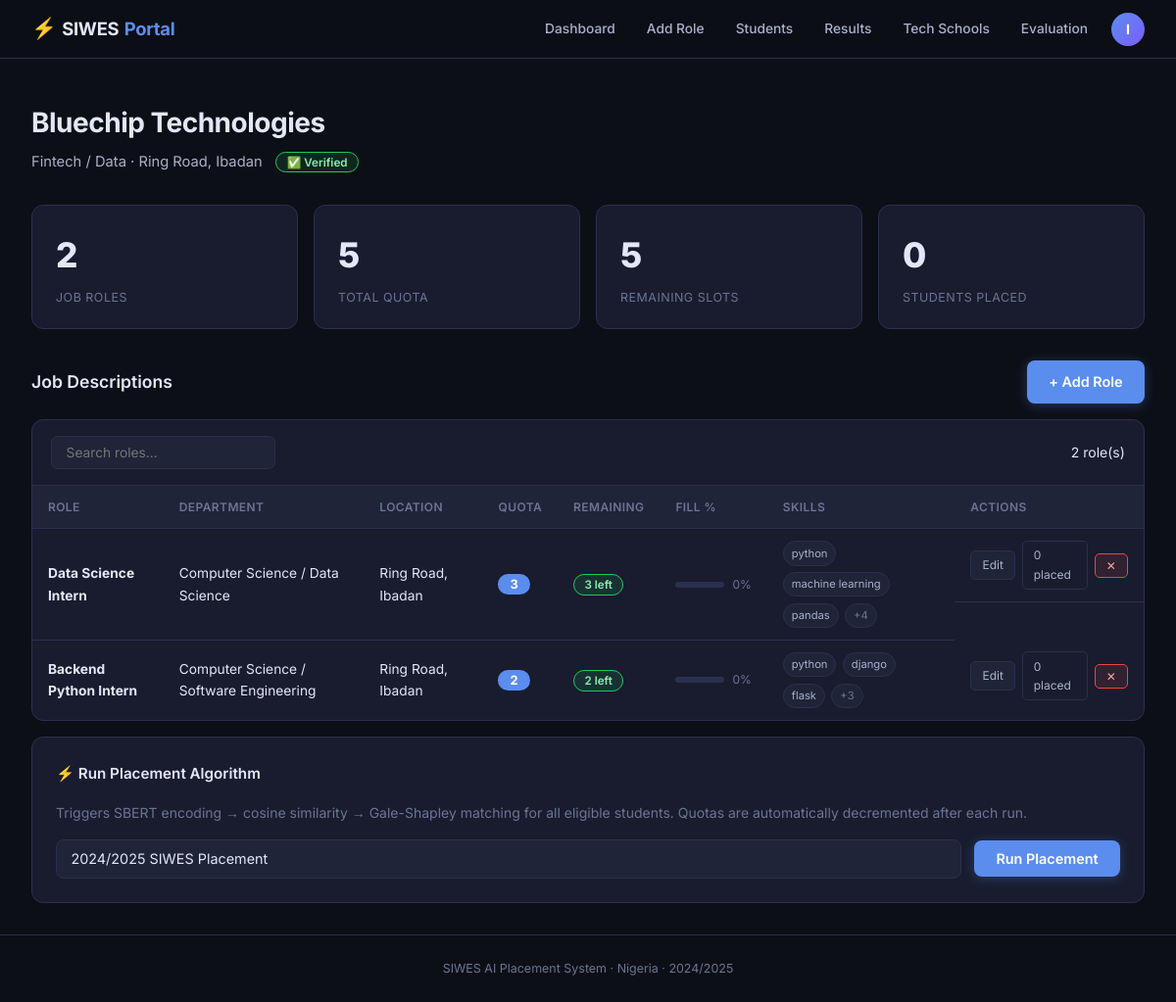
The app's page /admin/dashboard (signed in), older data.
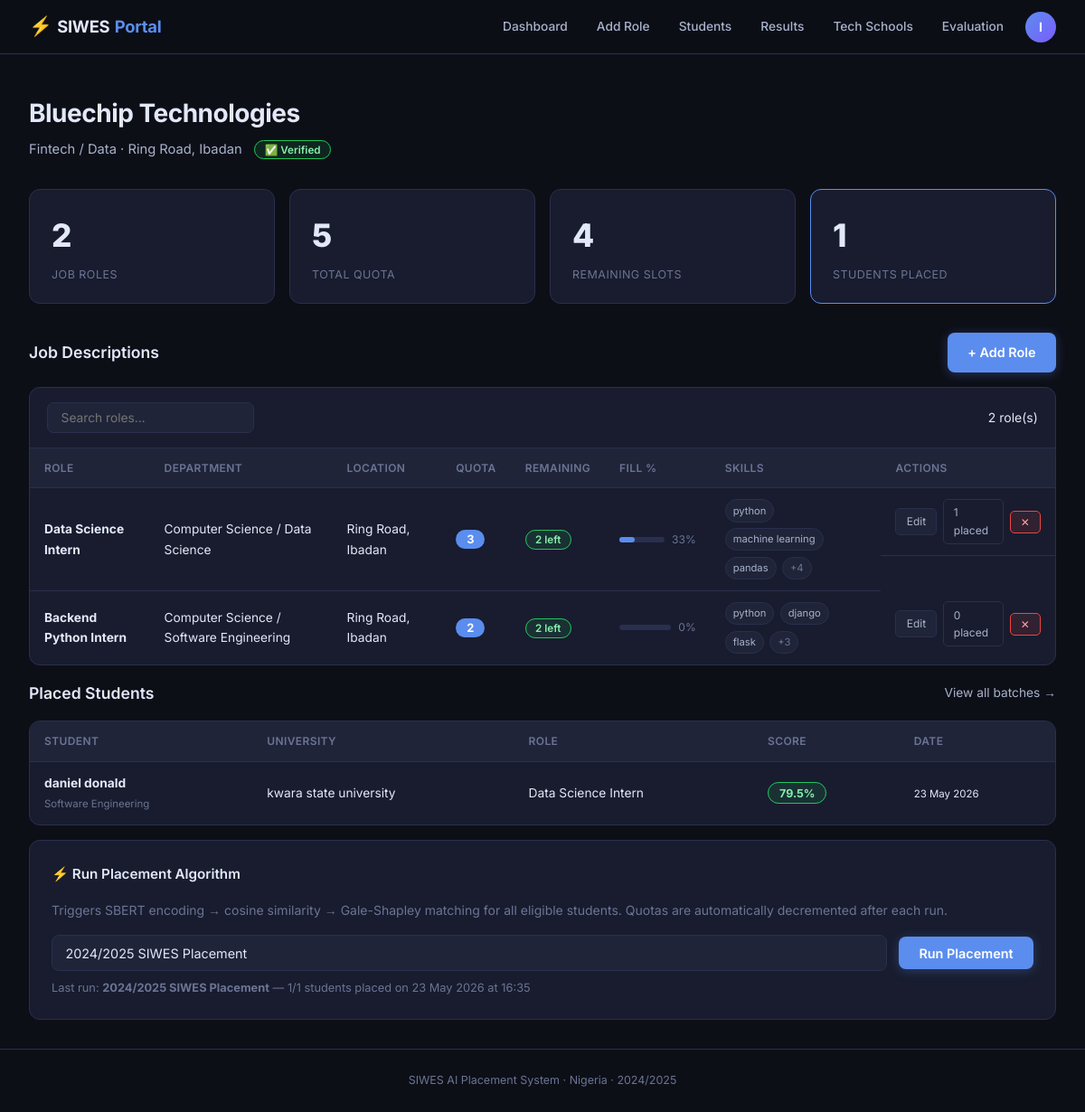
The same page, newer data.
### models.py (models this page shows, shortened)
class User(UserMixin, Base):
    __tablename__ = "users"
    id            = Column(Integer, primary_key=True)
    email         = Column(String(120), unique=True, nullable=False)
    password_hash = Column(String(256), nullable=False)
    role          = Column(String(20), nullable=False)
    is_active     = Column(Boolean, default=True)
    created_at    = Column(DateTime, default=datetime.utcnow)
    student = relationship("Student", back_populates="user", uselist=False)
    company = relationship("Company",  back_populates="user",  uselist=False)
    school  = relationship("TechSchool", back_populates="user", uselist=False)

class Company(Base):
    __tablename__ = "companies"
    id          = Column(Integer, primary_key=True)
    user_id     = Column(Integer, ForeignKey("users.id"), unique=True, nullable=True)
    name        = Column(String(150), unique=True, nullable=False)
    email       = Column(String(120), unique=True, nullable=False)
    industry    = Column(String(100))
    state       = Column(String(50))
    location    = Column(String(100), nullable=False)
    website     = Column(String(200))
    description = Column(Text)
    verified    = Column(Boolean, default=False)
    created_at  = Column(DateTime, default=datetime.utcnow)
    user             = relationship("User", back_populates="company")
    job_descriptions = relationship("JobDescription", back_populates="company", cascade="all, delete-orphan")

class JobDescription(Base):
    __tablename__ = "job_descriptions"
    id                      = Column(Integer, primary_key=True)
    company_id              = Column(Integer, ForeignKey("companies.id"), nullable=False)
    title                   = Column(String(150), nullable=False)
    raw_text                = Column(Text, nullable=False)
    required_skills         = Column(Text)
    target_department       = Column(String(100))
    location                = Column(String(100))
    quota                   = Column(Integer, default=1)
    remaining_quota         = Column(Integer, nullable=True)  # decrements as students are placed
    additional_requirements = Column(Text)
    requirement_vector      = Column(LargeBinary)
    created_at              = Column(DateTime, default=datetime.utcnow)
    company           = relationship("Company", back_populates="job_descriptions")
    similarity_scores = relationship("SimilarityScore", back_populates="job_description")
    placements        = relationship("Placement", back_populates="job_description")
    def get_required_skills(self): return json.loads(self.required_skills) if self.required_skills else []

class Placement(Base):
    __tablename__ = "placements"
    id                 = Column(Integer, primary_key=True)
    batch_id           = Column(Integer, ForeignKey("placement_batches.id"), nullable=False)
    student_id         = Column(Integer, ForeignKey("students.id"), nullable=False)
    company_id         = Column(Integer, ForeignKey("companies.id"), nullable=False)
    job_description_id = Column(Integer, ForeignKey("job_descriptions.id"), nullable=False)
    match_score        = Column(Float, nullable=False)
    status             = Column(String(20), default="assigned")
    created_at         = Column(DateTime, default=datetime.utcnow)
    batch           = relationship("PlacementBatch", back_populates="placements")
    student         = relationship("Student", back_populates="placements")
    company         = relationship("Company")
    job_description = relationship("JobDescription", back_populates="placements")
    shap_values     = relationship("ShapExplanation", back_populates="placement", cascade="all, delete-orphan")

class Student(Base):
    __tablename__ = "students"
    id          = Column(Integer, primary_key=True)
    user_id     = Column(Integer, ForeignKey("users.id"), unique=True, nullable=False)
    name        = Column(String(100), nullable=False)
    email       = Column(String(120), unique=True, nullable=False)
    phone       = Column(String(20))
    university  = Column(String(150), nullable=False)
    department  = Column(String(100), nullable=False)
    level       = Column(Integer, nullable=False)
    state       = Column(String(50), nullable=False)
    location    = Column(String(100), nullable=False)
    matric_no   = Column(String(30), unique=True)
    bio         = Column(Text)
    linkedin    = Column(String(200))
    github      = Column(String(200))
    track       = Column(String(20), default="placement")
    created_at  = Column(DateTime, default=datetime.utcnow)
    user          = relationship("User", back_populates="student")
    cv            = relationship("CV", back_populates="student", uselist=False)
    placements    = relationship("Placement", back_populates="student")
    test_attempts = relationship("TestAttempt", back_populates="student")
    school_enrollments = relationship("SchoolEnrollment", back_populates="student")

class PlacementBatch(Base):
    __tablename__ = "placement_batches"
    id              = Column(Integer, primary_key=True)
    label           = Column(String(100), nullable=False)
    status          = Column(String(20), default="pending")
    total_students  = Column(Integer, default=0)
    placed_students = Column(Integer, default=0)
    run_at          = Column(DateTime, default=datetime.utcnow)
    scores     = relationship("SimilarityScore", back_populates="batch")
    placements = relationship("Placement", back_populates="batch")

### blueprints/admin.py (the view)
@admin_bp.route("/dashboard")
@login_required
def dashboard():
    redir = _require_admin()
    if redir: return redir
    db = SessionLocal()
    try:
        company = _get_company(db)
        jds     = db.query(JobDescription).filter_by(company_id=company.id).all() if company else []
        total_quota    = sum(j.quota for j in jds)
        remaining_total= sum(
            j.remaining_quota if j.remaining_quota is not None else j.quota
            for j in jds
        )
        placements = []
        if company:
            placements = (db.query(Placement).filter_by(company_id=company.id)
                          .order_by(Placement.created_at.desc()).all())
        from collections import Counter
        jd_placed_counts = Counter(p.job_description_id for p in placements)
        recent_batch = (db.query(PlacementBatch)
                        .order_by(PlacementBatch.run_at.desc()).first())
        return render_template("admin/dashboard.html",
                               company=company, jds=jds,
                               total_quota=total_quota,
                               remaining_total=remaining_total,
                               jd_placed_counts=jd_placed_counts,
                               placements=placements,
                               recent_batch=recent_batch)
    finally:
        db.close()

### blueprints/admin.py (called while the page is built)
def _get_company(db):
    return db.query(Company).filter_by(user_id=current_user.id).first()

def _require_admin():
    if current_user.role != "admin":
        return redirect(url_for("student.dashboard"))
    return None

### templates/admin/dashboard.html (shortened to what this page needs)
{% extends "base.html" %}
{% block content %}
<div class="page-header">
  <h1>{{ company.name if company else "Company Dashboard" }}</h1>
  <p class="sub-meta">
    {{ company.industry }} · {{ company.location }}
    {% if company and not company.verified %}
      <span class="badge-warn" style="margin-left:.6rem">⏳ Pending verification</span>
    {% else %}
      <span class="badge-ok" style="margin-left:.6rem">✅ Verified</span>
    {% endif %}
  </p>
</div>
<div class="stats-row">
  <div class="stat-card">
    <span class="stat-num">{{ jds|length }}</span>
    <span class="stat-label">Job Roles</span>
  </div>
  <div class="stat-card">
    <span class="stat-num">{{ total_quota }}</span>
    <span class="stat-label">Total Quota</span>
  </div>
  <div class="stat-card">
    <span class="stat-num">{{ remaining_total }}</span>
    <span class="stat-label">Remaining Slots</span>
  </div>
  <div class="stat-card {% if placements %}accent{% endif %}">
    <span class="stat-num">{{ placements|length }}</span>
    <span class="stat-label">Students Placed</span>
  </div>
</div>
<div class="section-header">
  <h2>Job Descriptions</h2>
  <a href="{{ url_for('admin.add_jd') }}" class="btn-primary">+ Add Role</a>
</div>
{% if jds %}
<div class="table-card" x-data="{ query: '' }">
  <div class="table-toolbar">
    <input class="table-search" type="text" x-model="query" placeholder="Search roles…"/>
    <span class="table-count">{{ jds|length }} role(s)</span>
  </div>
  <table class="data-table">
    <thead>
      <tr>
        <th>Role</th><th>Department</th><th>Location</th>
        <th>Quota</th><th>Remaining</th><th>Fill %</th>
        <th>Skills</th><th>Actions</th>
      </tr>
    </thead>
    <tbody>
      {% for jd in jds %}
      {% set placed_here = jd_placed_counts.get(jd.id, 0) %}
      {% set remaining   = jd.remaining_quota if jd.remaining_quota is not none else jd.quota %}
      {% set fill_pct    = ((jd.quota - remaining) / jd.quota * 100)|int if jd.quota else 0 %}
      <tr x-show="!query || '{{ jd.title }} {{ jd.target_department }} {{ jd.location }}'.toLowerCase().includes(query.toLowerCase())">
        <td><strong>{{ jd.title }}</strong></td>
        <td>{{ jd.target_department or "Any" }}</td>
        <td>{{ jd.location }}</td>
        <td><span class="badge-quota">{{ jd.quota }}</span></td>
        <td>
          <span class="badge-{% if remaining == 0 %}warn{% elif remaining <= 1 %}warn{% else %}ok{% endif %}">
            {{ remaining }} left
          </span>
        </td>
        <td>
          <div style="display:flex;align-items:center;gap:.5rem">
            <div style="flex:1;background:var(--border);border-radius:3px;height:6px;min-width:50px">
              <div style="width:{{ fill_pct }}%;height:100%;background:{% if fill_pct==100 %}var(--green){% elif fill_pct>50 %}var(--amber){% else %}var(--accent){% endif %};border-radius:3px;transition:width .5s"></div>
            </div>
            <span style="font-size:.75rem;color:var(--muted)">{{ fill_pct }}%</span>
          </div>
        </td>
        <td>
          <div class="skill-tags compact">
            {% for s in jd.get_required_skills()[:3] %}<span class="tag sm">{{ s }}</span>{% endfor %}
            {% if jd.get_required_skills()|length > 3 %}
              <span class="tag sm muted">+{{ jd.get_required_skills()|length - 3 }}</span>
            {% endif %}
          </div>
        </td>
        <td class="actions-cell">
          <a href="{{ url_for('admin.edit_jd', jd_id=jd.id) }}" class="btn-xs">Edit</a>
          <a href="{{ url_for('admin.jd_applicants', jd_id=jd.id) }}" class="btn-xs outline">
            {{ placed_here }} placed
          </a>
          <form method="POST" action="{{ url_for('admin.delete_jd', jd_id=jd.id) }}" style="display:inline"
                onsubmit="return confirm('Delete this role?')">
            <button type="submit" class="btn-xs danger">✕</button>
          </form>
        </td>
      </tr>
      {% endfor %}
    </tbody>
  </table>
</div>
{% endif %}
{% if placements %}
<div class="section-header mt">
  <h2>Placed Students</h2>
  <a href="{{ url_for('placement.results') }}" class="btn-ghost">View all batches →</a>
</div>
<div class="table-card">
  <table class="data-table">
    <thead>
      <tr><th>Student</th><th>University</th><th>Role</th><th>Score</th><th>Date</th></tr>
    </thead>
    <tbody>
      {% for p in placements %}
      <tr>
        <td>
          <strong>{{ p.student.name if p.student else "—" }}</strong>
          {% if p.student %}<br/><small class="muted">{{ p.student.department }}</small>{% endif %}
        </td>
        <td>{{ p.student.university if p.student else "—" }}</td>
        <td>{{ p.job_description.title if p.job_description else "—" }}</td>
        <td>
          <span class="score-pill {% if p.match_score >= 0.75 %}high{% elif p.match_score >= 0.5 %}mid{% else %}low{% endif %}">
            {{ "%.1f"|format(p.match_score * 100) }}%
          </span>
        </td>
        <td><small>{{ p.created_at.strftime('%d %b %Y') }}</small></td>
      </tr>
      {% endfor %}
    </tbody>
  </table>
</div>
{% endif %}
{% if current_user.role == "admin" %}
<div class="card mt" x-data="{ running: false }">
  <h3>⚡ Run Placement Algorithm</h3>
  <p class="muted">Triggers SBERT encoding → cosine similarity → Gale-Shapley matching for all eligible students. Quotas are automatically decremented after each run.</p>
  <form method="POST" action="{{ url_for('admin.run_placement') }}"
        @submit="running = true" x-bind:class="running ? 'submitting' : ''">
    <div class="inline-form mt">
      <input type="text" name="label" class="flex-input"
             placeholder="Batch label e.g. 2024/2025 Semester 1"
             value="2024/2025 SIWES Placement"/>
      <button type="submit" class="btn-primary" :disabled="running">
        <span x-show="!running">Run Placement</span>
      </button>
    </div>
  </form>
  {% if recent_batch %}
  <p class="muted mt-sm" style="font-size:.8rem">
    Last run: <strong>{{ recent_batch.label }}</strong> —
    {{ recent_batch.placed_students }}/{{ recent_batch.total_students }} students placed
    on {{ recent_batch.run_at.strftime('%d %b %Y at %H:%M') }}
  </p>
  {% endif %}
</div>
{% endif %}
{% endblock %}

### templates/base.html (shortened to what this page needs)
<!DOCTYPE html>
<html lang="en" x-data="{ mobileOpen: false }">
<head>
  <link rel="stylesheet" href="{{ url_for('static', filename='css/style.css') }}"/>
</head>
<body>
<nav class="navbar">
  <a class="brand" href="/">
    <span class="brand-icon">⚡</span>SIWES<span class="brand-accent">Portal</span>
  </a>
  <div class="nav-links desktop-nav">
    {% if current_user.is_authenticated %}
      {% if current_user.role == "student" %}
        <a href="{{ url_for('student.dashboard') }}" class="nav-link">Dashboard</a>
        <a href="{{ url_for('student.upload_cv') }}"  class="nav-link">My CV</a>
        <a href="{{ url_for('student.profile') }}"    class="nav-link">Profile</a>
        <a href="{{ url_for('student.result') }}"     class="nav-link">My Result</a>
        <a href="{{ url_for('schools.listing') }}"    class="nav-link">Tech Schools</a>
        <a href="{{ url_for('placement.evaluation') }}" class="nav-link">Metrics</a>
      {% else %}
        <a href="{{ url_for('admin.dashboard') }}"    class="nav-link">Dashboard</a>
        <a href="{{ url_for('admin.add_jd') }}"       class="nav-link">Add Role</a>
        <a href="{{ url_for('admin.all_students') }}" class="nav-link">Students</a>
        <a href="{{ url_for('placement.results') }}"  class="nav-link">Results</a>
        <a href="{{ url_for('schools.listing') }}"    class="nav-link">Tech Schools</a>
        <a href="{{ url_for('placement.evaluation') }}" class="nav-link">Evaluation</a>
      {% endif %}
      <div class="nav-user" x-data="{ open: false }" @click.outside="open = false">
        <button class="nav-avatar" @click="open = !open" aria-label="Account menu">
          {{ current_user.email[0].upper() }}
        </button>
      </div>
    {% else %}
      <a href="{{ url_for('auth.login') }}" class="nav-link">Log in</a>
      <a href="{{ url_for('auth.register_student') }}" class="btn-nav">Join as Student</a>
    {% endif %}
  </div>
</nav>
<div class="flash-container" x-data>
</div>
<main class="main">
  {% block content %}{% endblock %}
</main>
<footer class="footer">
  <p>SIWES AI Placement System · Nigeria · 2024/2025</p>
</footer>
</body>
</html>

Row changes from the older to the newer data that the page shows:
changed JobDescription "Data Science Intern": remaining_quota "3" → "2"; fill_pct "0" → "33"; placed_here "0" → "1"
added Placement: student "daniel donald", student.department "Software Engineering", student "kwara state university", job_description "Data Science Intern", p.match_score*100 "79.5", created_at "23 May 2026"
added PlacementBatch: label "2024/2025 SIWES Placement", placed_students "1", total_students "1", run_at "23 May 2026 at 16:35"
Text that changed along with them:
{{ remaining_total }}: "5" → "4"
{{ placements|length }}: "0" → "1"
text now shown: "Placed Students View all batches → STUDENT UNIVERSITY ROLE SCORE DATE Last run: — / students placed on"
